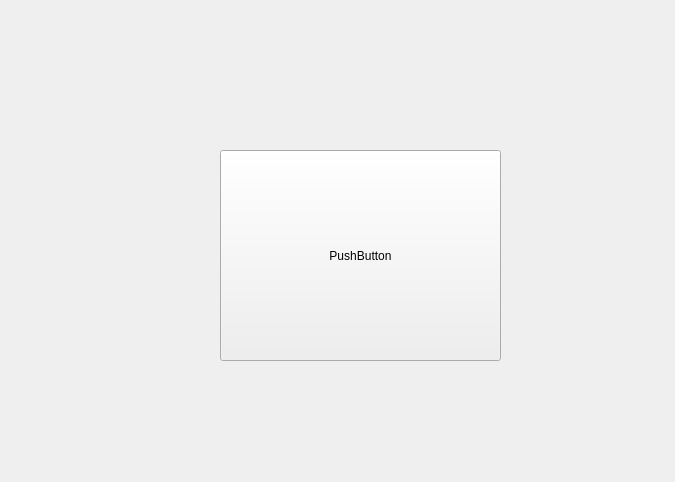
<?xml version="1.0" encoding="UTF-8"?>
<ui version="4.0">
 <class>Form</class>
 <widget class="QWidget" name="Form">
  <property name="geometry">
   <rect>
    <x>0</x>
    <y>0</y>
    <width>675</width>
    <height>482</height>
   </rect>
  </property>
  <property name="windowTitle">
   <string>Form</string>
  </property>
  <widget class="QPushButton" name="pushButton">
   <property name="geometry">
    <rect>
     <x>220</x>
     <y>150</y>
     <width>281</width>
     <height>211</height>
    </rect>
   </property>
   <property name="text">
    <string>PushButton</string>
   </property>
  </widget>
 </widget>
 <resources/>
 <connections/>
</ui>
